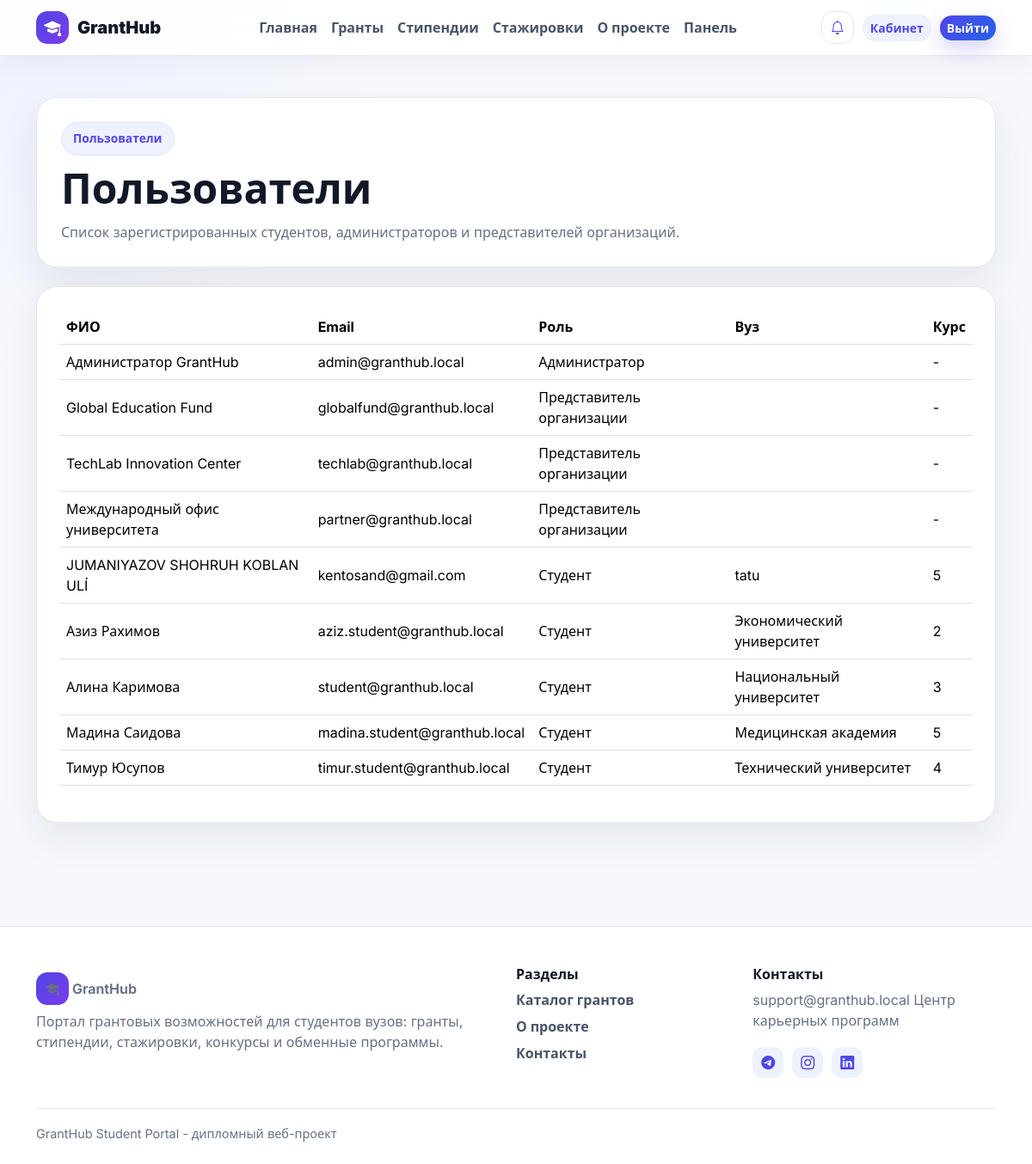
/dashboard/users/ (signed in), run on the app's committed database.
### portal/models.py (models this page shows, shortened)
class User(AbstractUser):
    class Role(models.TextChoices):
        STUDENT = 'student', 'Студент'
        ADMIN = 'admin', 'Администратор'
        ORGANIZATION = 'organization', 'Представитель организации'
    username = None
    full_name = models.CharField('ФИО', max_length=180)
    email = models.EmailField('Email', unique=True)
    role = models.CharField('Роль', max_length=20, choices=Role.choices, default=Role.STUDENT)
    university = models.CharField('Университет', max_length=180, blank=True)
    faculty = models.CharField('Факультет', max_length=180, blank=True)
    course = models.PositiveSmallIntegerField('Курс', null=True, blank=True)
    education_level = models.CharField('Уровень образования', max_length=80, blank=True)
    interests = models.CharField('Интересы', max_length=255, blank=True)
    USERNAME_FIELD = 'email'
    REQUIRED_FIELDS = ['full_name']
    objects = UserManager()

### portal/views.py (the view)
# urls.py: path('dashboard/users/', views.users_list, name='users_list'),
@user_passes_test(is_admin)
def users_list(request):
    return render(request, 'portal/users_list.html', {'users': User.objects.all().order_by('role', 'full_name')})

### portal/views.py (called while the page is built)
def is_admin(user):
    return user.is_authenticated and (user.is_staff or user.role == User.Role.ADMIN)

### portal/templates/portal/users_list.html (shortened to what this page needs)
{% extends 'portal/base.html' %}
{% block content %}
<div class="container py-4 py-lg-5">
  <div class="catalog-hero">
    <span class="section-kicker">Пользователи</span>
    <h1>Пользователи</h1>
    <p>Список зарегистрированных студентов, администраторов и представителей организаций.</p>
  </div>
  <div class="table-responsive content-panel">
    <table class="table table-hover align-middle admin-table">
      <thead><tr><th>ФИО</th><th>Email</th><th>Роль</th><th>Вуз</th><th>Курс</th></tr></thead>
      <tbody>{% for item in users %}<tr><td>{{ item.full_name }}</td><td>{{ item.email }}</td><td>{{ item.get_role_display }}</td><td>{{ item.university }}</td><td>{{ item.course|default:"-" }}</td></tr>{% endfor %}</tbody>
    </table>
  </div>
</div>
{% endblock %}

### portal/static/portal/css/styles.css (style rules this page uses)
:root { --primary: #4f46e5; --primary-dark: #3730a3; --primary-soft: #eef2ff; --blue: #2563eb; --violet: #7c3aed; --ink: #111827; --muted: #667085; --line: #e5e7eb; --surface: #ffffff; --page: #f6f8fc; --warning: #f97316; --success: #16a34a; --danger: #dc2626; --shadow: 0 18px 45px rgba(31, 41, 55, .08); }
* { letter-spacing: 0; }
body { min-height: 100vh; background: radial-gradient(circle at top left, #eef2ff 0, transparent 28rem), var(--page); color: var(--ink); font-family: Inter, system-ui, -apple-system, BlinkMacSystemFont, "Segoe UI", sans-serif; }
.eyebrow, .section-kicker { display: inline-flex; align-items: center; gap: 7px; color: var(--primary); background: var(--primary-soft); border: 1px solid #dbe4ff; border-radius: 999px; padding: 8px 13px; font-weight: 800; font-size: .86rem; }
.grant-card, .content-panel, .side-panel, .auth-box, .popular-card, .filter-sidebar, .catalog-toolbar, .catalog-hero, .profile-hero, .admin-hero, .stat-card { background: var(--surface); border: 1px solid var(--line); border-radius: 24px; box-shadow: var(--shadow); }
.catalog-hero { padding: 28px; margin-bottom: 22px; }
.catalog-hero h1, .profile-hero h1, .admin-hero h1, .detail-header h1 { font-size: clamp(2rem, 4vw, 3.8rem); font-weight: 900; margin: 10px 0; }
.catalog-hero p, .profile-hero p, .admin-hero p, .detail-header p { color: var(--muted); margin: 0; }
.content-panel, .side-panel, .auth-box { padding: 26px; }

### data on the page
User: full_name "Администратор GrantHub", email "admin@granthub.local", role "Администратор", course "-"
User: full_name "Global Education Fund", email "globalfund@granthub.local", role "Представитель организации", course "-"
User: full_name "TechLab Innovation Center", email "techlab@granthub.local", role "Представитель организации", course "-"
User: full_name "Международный офис университета", email "partner@granthub.local", role "Представитель организации", course "-"
User: full_name "JUMANIYAZOV SHOHRUH KOBLAN ULÍ", email "kentosand@gmail.com", role "Студент", university "tatu", course "5"
User: full_name "Азиз Рахимов", email "aziz.student@granthub.local", role "Студент", university "Экономический университет", course "2"
User: full_name "Алина Каримова", email "student@granthub.local", role "Студент", university "Национальный университет", course "3"
User: full_name "Мадина Саидова", email "madina.student@granthub.local", role "Студент", university "Медицинская академия", course "5"
User: full_name "Тимур Юсупов", email "timur.student@granthub.local", role "Студент", university "Технический университет", course "4"
